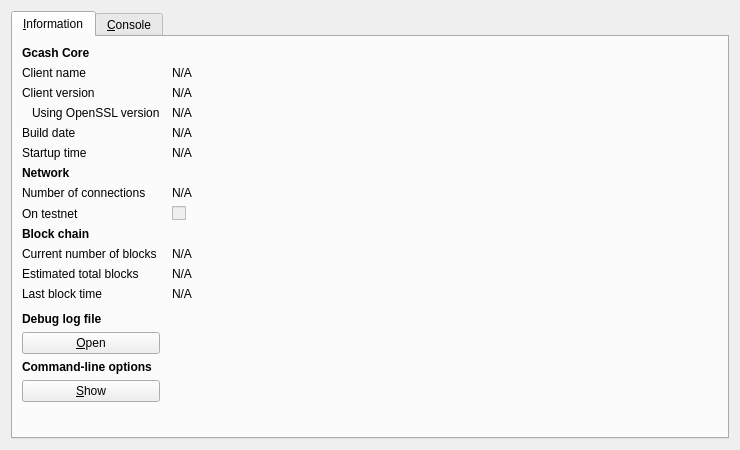
<?xml version="1.0" encoding="UTF-8"?>
<ui version="4.0">
 <class>RPCConsole</class>
 <widget class="QDialog" name="RPCConsole">
  <property name="geometry">
   <rect>
    <x>0</x>
    <y>0</y>
    <width>740</width>
    <height>450</height>
   </rect>
  </property>
  <property name="windowTitle">
   <string>Gcash - Debug window</string>
  </property>
  <layout class="QVBoxLayout" name="verticalLayout_2">
   <item>
    <widget class="QTabWidget" name="tabWidget">
     <property name="currentIndex">
      <number>0</number>
     </property>
     <widget class="QWidget" name="tab_info">
      <attribute name="title">
       <string>&amp;Information</string>
      </attribute>
      <layout class="QGridLayout" name="gridLayout" columnstretch="0,1">
       <property name="horizontalSpacing">
        <number>12</number>
       </property>
       <item row="0" column="0">
        <widget class="QLabel" name="label_9">
         <property name="font">
          <font>
           <weight>75</weight>
           <bold>true</bold>
          </font>
         </property>
         <property name="text">
          <string>Gcash Core</string>
         </property>
        </widget>
       </item>
       <item row="1" column="0">
        <widget class="QLabel" name="label_5">
         <property name="text">
          <string>Client name</string>
         </property>
        </widget>
       </item>
       <item row="1" column="1">
        <widget class="QLabel" name="clientName">
         <property name="cursor">
          <cursorShape>IBeamCursor</cursorShape>
         </property>
         <property name="text">
          <string>N/A</string>
         </property>
         <property name="textFormat">
          <enum>Qt::PlainText</enum>
         </property>
         <property name="textInteractionFlags">
          <set>Qt::LinksAccessibleByMouse|Qt::TextSelectableByKeyboard|Qt::TextSelectableByMouse</set>
         </property>
        </widget>
       </item>
       <item row="2" column="0">
        <widget class="QLabel" name="label_6">
         <property name="text">
          <string>Client version</string>
         </property>
        </widget>
       </item>
       <item row="2" column="1">
        <widget class="QLabel" name="clientVersion">
         <property name="cursor">
          <cursorShape>IBeamCursor</cursorShape>
         </property>
         <property name="text">
          <string>N/A</string>
         </property>
         <property name="textFormat">
          <enum>Qt::PlainText</enum>
         </property>
         <property name="textInteractionFlags">
          <set>Qt::LinksAccessibleByMouse|Qt::TextSelectableByKeyboard|Qt::TextSelectableByMouse</set>
         </property>
        </widget>
       </item>
       <item row="3" column="0">
        <widget class="QLabel" name="label_14">
         <property name="text">
          <string>Using OpenSSL version</string>
         </property>
         <property name="indent">
          <number>10</number>
         </property>
        </widget>
       </item>
       <item row="3" column="1">
        <widget class="QLabel" name="openSSLVersion">
         <property name="cursor">
          <cursorShape>IBeamCursor</cursorShape>
         </property>
         <property name="text">
          <string>N/A</string>
         </property>
         <property name="textFormat">
          <enum>Qt::PlainText</enum>
         </property>
         <property name="textInteractionFlags">
          <set>Qt::LinksAccessibleByMouse|Qt::TextSelectableByKeyboard|Qt::TextSelectableByMouse</set>
         </property>
        </widget>
       </item>
       <item row="4" column="0">
        <widget class="QLabel" name="label_12">
         <property name="text">
          <string>Build date</string>
         </property>
        </widget>
       </item>
       <item row="4" column="1">
        <widget class="QLabel" name="buildDate">
         <property name="cursor">
          <cursorShape>IBeamCursor</cursorShape>
         </property>
         <property name="text">
          <string>N/A</string>
         </property>
         <property name="textFormat">
          <enum>Qt::PlainText</enum>
         </property>
         <property name="textInteractionFlags">
          <set>Qt::LinksAccessibleByMouse|Qt::TextSelectableByKeyboard|Qt::TextSelectableByMouse</set>
         </property>
        </widget>
       </item>
       <item row="5" column="0">
        <widget class="QLabel" name="label_13">
         <property name="text">
          <string>Startup time</string>
         </property>
        </widget>
       </item>
       <item row="5" column="1">
        <widget class="QLabel" name="startupTime">
         <property name="cursor">
          <cursorShape>IBeamCursor</cursorShape>
         </property>
         <property name="text">
          <string>N/A</string>
         </property>
         <property name="textFormat">
          <enum>Qt::PlainText</enum>
         </property>
         <property name="textInteractionFlags">
          <set>Qt::LinksAccessibleByMouse|Qt::TextSelectableByKeyboard|Qt::TextSelectableByMouse</set>
         </property>
        </widget>
       </item>
       <item row="6" column="0">
        <widget class="QLabel" name="label_11">
         <property name="font">
          <font>
           <weight>75</weight>
           <bold>true</bold>
          </font>
         </property>
         <property name="text">
          <string>Network</string>
         </property>
        </widget>
       </item>
       <item row="7" column="0">
        <widget class="QLabel" name="label_7">
         <property name="text">
          <string>Number of connections</string>
         </property>
        </widget>
       </item>
       <item row="7" column="1">
        <widget class="QLabel" name="numberOfConnections">
         <property name="cursor">
          <cursorShape>IBeamCursor</cursorShape>
         </property>
         <property name="text">
          <string>N/A</string>
         </property>
         <property name="textFormat">
          <enum>Qt::PlainText</enum>
         </property>
         <property name="textInteractionFlags">
          <set>Qt::LinksAccessibleByMouse|Qt::TextSelectableByKeyboard|Qt::TextSelectableByMouse</set>
         </property>
        </widget>
       </item>
       <item row="8" column="0">
        <widget class="QLabel" name="label_8">
         <property name="text">
          <string>On testnet</string>
         </property>
        </widget>
       </item>
       <item row="8" column="1">
        <widget class="QCheckBox" name="isTestNet">
         <property name="enabled">
          <bool>false</bool>
         </property>
         <property name="text">
          <string/>
         </property>
        </widget>
       </item>
       <item row="9" column="0">
        <widget class="QLabel" name="label_10">
         <property name="font">
          <font>
           <weight>75</weight>
           <bold>true</bold>
          </font>
         </property>
         <property name="text">
          <string>Block chain</string>
         </property>
        </widget>
       </item>
       <item row="10" column="0">
        <widget class="QLabel" name="label_3">
         <property name="text">
          <string>Current number of blocks</string>
         </property>
        </widget>
       </item>
       <item row="10" column="1">
        <widget class="QLabel" name="numberOfBlocks">
         <property name="cursor">
          <cursorShape>IBeamCursor</cursorShape>
         </property>
         <property name="text">
          <string>N/A</string>
         </property>
         <property name="textFormat">
          <enum>Qt::PlainText</enum>
         </property>
         <property name="textInteractionFlags">
          <set>Qt::LinksAccessibleByMouse|Qt::TextSelectableByKeyboard|Qt::TextSelectableByMouse</set>
         </property>
        </widget>
       </item>
       <item row="11" column="0">
        <widget class="QLabel" name="label_4">
         <property name="text">
          <string>Estimated total blocks</string>
         </property>
        </widget>
       </item>
       <item row="11" column="1">
        <widget class="QLabel" name="totalBlocks">
         <property name="cursor">
          <cursorShape>IBeamCursor</cursorShape>
         </property>
         <property name="text">
          <string>N/A</string>
         </property>
         <property name="textFormat">
          <enum>Qt::PlainText</enum>
         </property>
         <property name="textInteractionFlags">
          <set>Qt::LinksAccessibleByMouse|Qt::TextSelectableByKeyboard|Qt::TextSelectableByMouse</set>
         </property>
        </widget>
       </item>
       <item row="12" column="0">
        <widget class="QLabel" name="label_2">
         <property name="text">
          <string>Last block time</string>
         </property>
        </widget>
       </item>
       <item row="12" column="1">
        <widget class="QLabel" name="lastBlockTime">
         <property name="cursor">
          <cursorShape>IBeamCursor</cursorShape>
         </property>
         <property name="text">
          <string>N/A</string>
         </property>
         <property name="textFormat">
          <enum>Qt::PlainText</enum>
         </property>
         <property name="textInteractionFlags">
          <set>Qt::LinksAccessibleByMouse|Qt::TextSelectableByKeyboard|Qt::TextSelectableByMouse</set>
         </property>
        </widget>
       </item>
       <item row="13" column="0">
        <spacer name="verticalSpacer_2">
         <property name="orientation">
          <enum>Qt::Vertical</enum>
         </property>
         <property name="sizeHint" stdset="0">
          <size>
           <width>20</width>
           <height>20</height>
          </size>
         </property>
        </spacer>
       </item>
       <item row="14" column="0">
        <widget class="QLabel" name="labelDebugLogfile">
         <property name="font">
          <font>
           <weight>75</weight>
           <bold>true</bold>
          </font>
         </property>
         <property name="text">
          <string>Debug log file</string>
         </property>
        </widget>
       </item>
       <item row="15" column="0">
        <widget class="QPushButton" name="openDebugLogfileButton">
         <property name="toolTip">
          <string>Open the Gcash debug log file from the current data directory. This can take a few seconds for large log files.</string>
         </property>
         <property name="text">
          <string>&amp;Open</string>
         </property>
         <property name="autoDefault">
          <bool>false</bool>
         </property>
        </widget>
       </item>
       <item row="16" column="0">
        <widget class="QLabel" name="labelCLOptions">
         <property name="font">
          <font>
           <weight>75</weight>
           <bold>true</bold>
          </font>
         </property>
         <property name="text">
          <string>Command-line options</string>
         </property>
        </widget>
       </item>
       <item row="17" column="0">
        <widget class="QPushButton" name="showCLOptionsButton">
         <property name="toolTip">
          <string>Show the Gcash-Qt help message to get a list with possible Gcash command-line options.</string>
         </property>
         <property name="text">
          <string>&amp;Show</string>
         </property>
         <property name="autoDefault">
          <bool>false</bool>
         </property>
        </widget>
       </item>
       <item row="18" column="0">
        <spacer name="verticalSpacer">
         <property name="orientation">
          <enum>Qt::Vertical</enum>
         </property>
         <property name="sizeHint" stdset="0">
          <size>
           <width>20</width>
           <height>40</height>
          </size>
         </property>
        </spacer>
       </item>
      </layout>
     </widget>
     <widget class="QWidget" name="tab_console">
      <attribute name="title">
       <string>&amp;Console</string>
      </attribute>
      <layout class="QVBoxLayout" name="verticalLayout_3">
       <property name="spacing">
        <number>3</number>
       </property>
       <item>
        <widget class="QTextEdit" name="messagesWidget">
         <property name="minimumSize">
          <size>
           <width>0</width>
           <height>100</height>
          </size>
         </property>
         <property name="readOnly">
          <bool>true</bool>
         </property>
         <property name="tabKeyNavigation" stdset="0">
          <bool>false</bool>
         </property>
         <property name="columnCount" stdset="0">
          <number>2</number>
         </property>
        </widget>
       </item>
       <item>
        <layout class="QHBoxLayout" name="horizontalLayout">
         <property name="spacing">
          <number>3</number>
         </property>
         <item>
          <widget class="QLabel" name="label">
           <property name="text">
            <string notr="true">&gt;</string>
           </property>
          </widget>
         </item>
         <item>
          <widget class="QLineEdit" name="lineEdit"/>
         </item>
         <item>
          <widget class="QPushButton" name="clearButton">
           <property name="maximumSize">
            <size>
             <width>24</width>
             <height>24</height>
            </size>
           </property>
           <property name="toolTip">
            <string>Clear console</string>
           </property>
           <property name="text">
            <string/>
           </property>
           <property name="icon">
            <iconset resource="../bitcoin.qrc">
             <normaloff>:/icons/remove</normaloff>:/icons/remove</iconset>
           </property>
           <property name="shortcut">
            <string notr="true">Ctrl+L</string>
           </property>
           <property name="autoDefault">
            <bool>false</bool>
           </property>
          </widget>
         </item>
        </layout>
       </item>
      </layout>
     </widget>
    </widget>
   </item>
  </layout>
 </widget>
 <resources>
  <include location="../bitcoin.qrc"/>
 </resources>
 <connections/>
</ui>
